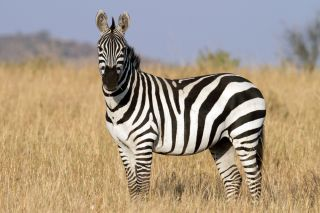
#> input picture zebra.jpg, 320 x 213 px, found by its file name
$ jupyter execute 'image pre-processing part 1.ipynb'
#> lines starting #> are read from the running program, lines starting #| are printed output that depends on the picture; after the words box and inside, x2 and y2 are one past the last pixel; in counts of white or black regions, pixels touching at a corner belong together
[cell 1]
import cv2
import matplotlib.pyplot as plt
import numpy as np

[cell 2]
img = cv2.imread('Zebra.jpg')
#> img is the input picture: shape (213, 320, 3); mean B, G, R 132.5, 152.2, 167.8
img = cv2.cvtColor(img, cv2.COLOR_BGR2RGB)

[cell 3]
plt.figure(figsize = (10,6))
plt.imshow(img)

[cell 4]
cv2.imshow('zebra',img)
cv2.waitKey(0)
cv2.destroyAllWindows()

[cell 5]
cv2.imwrite('zebra.png',img)
#> Out = True

[cell 6]
gray = cv2.cvtColor(img, cv2.COLOR_BGR2GRAY)
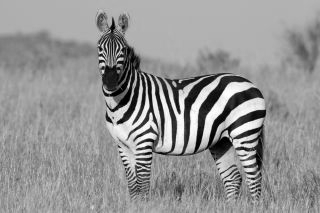
#> gray: shape (213, 320); min 0, max 255, mean 148.1
cv2.imshow('zebra',gray)
cv2.waitKey(0)
cv2.destroyAllWindows()

[cell 7]
img = cv2.imread('zebra.jpg')
#plt.imshow(img)

#rgb1 = cv2.cvtColor(img, cv2.COLOR_BGR2RGB)
img1 = cv2.cvtColor(gray, cv2.COLOR_GRAY2RGB)
#plt.imshow(rgb1)
plt.imshow(img1)

[cell 8]
img = cv2.imread('zebra.jpg',0)
#> img: shape (213, 320); min 0, max 255, mean 154.7
hist = cv2.calcHist([img],[0],None,[256],[0,256])
#> hist = 256 values, max 4915 at index 171, min 28 at index 2, mean 266.2

[cell 9]
plt.hist

[cell 10]
plt.hist(img.ravel(),256,[0,256])

plt.show()
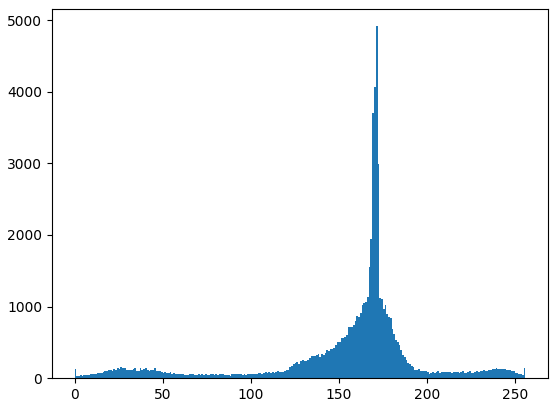
#> figure drawn by matplotlib, 1 panel; tallest bar 4915 high, from x = 171 to 172
#https://docs.opencv.org/master/d1/db7/tutorial_py_histogram_begins.html

[cell 11]
edges = cv2.Canny(img,100,200)
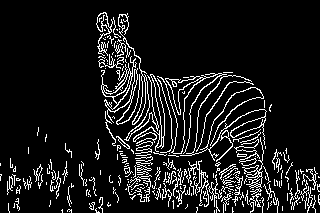
#> edges: shape (213, 320); 10.3% white in thin lines or dots
plt.imshow(edges,cmap = 'gray')
plt.title('Edge Image'), plt.xticks([]), plt.yticks([])

plt.show()

[cell 12]
edges = cv2.Canny(img,100,500)
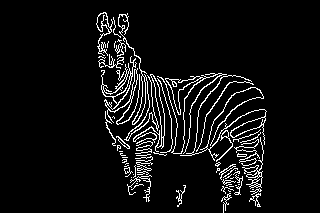
#> edges: shape (213, 320); 6.6% white in thin lines or dots, all inside (x1, y1, x2, y2) = (96, 12, 267, 213)
plt.imshow(edges,cmap = 'gray')
plt.title('Edge Image'), plt.xticks([]), plt.yticks([])

plt.show()
